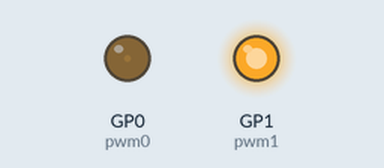
Simulated run of this program. Board: Raspberry Pi Pico running MicroPython. On the bench: output pins drawn as LEDs (lit = HIGH).

Above: at 0.05 s.
At 0.6 s:
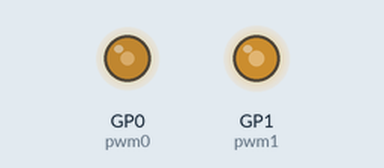
At 1.2 s:
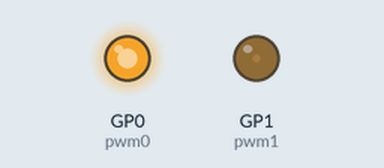
At 2.35 s:
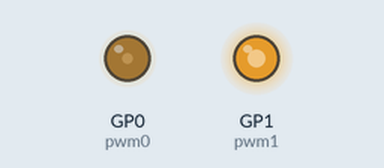
Timing chart, 0 to 6.1 s (numbered marks = the images above):
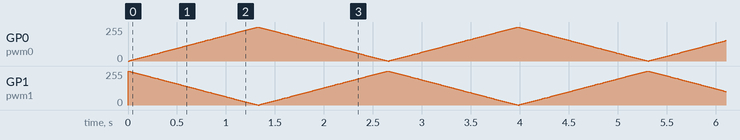

The program:

act6.py
```python
from machine import Pin, PWM
import time

pwm0 = PWM(Pin(0))
pwm1 = PWM(Pin(1))

pwm0.freq(1000)
pwm1.freq(1000)

while True:
    # Ciclo de incremento (Sube GPIO0, Baja GPIO1)
    for duty in range(0, 65535, 500):
        pwm0.duty_u16(duty)
        pwm1.duty_u16(65535 - duty) # Refleja el valor inverso
        time.sleep(0.01)

    # Ciclo de decremento (Baja GPIO0, Sube GPIO1)
    for duty in range(65535, 0, -500):
        pwm0.duty_u16(duty)
        pwm1.duty_u16(65535 - duty) # Refleja el valor inverso
        time.sleep(0.01)
```
